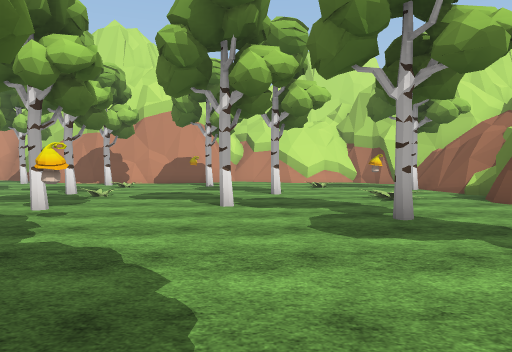
view 1 (above)

18 first-person views from a walk through a 3-D level made in the Unity game engine. The camera is 1.5 m above the floor, tilts 2° down and sees 70° across. The floor is counted in squares, 2 m on a side. Each view is taken from the middle of a square. On the plan, view 1 faces up. The plan holds only what a view shows up to about 11 squares ahead; the rest is blank. The place goes on beyond the plan. The player is left out. Some surface patterns are stand-ins.

view 2
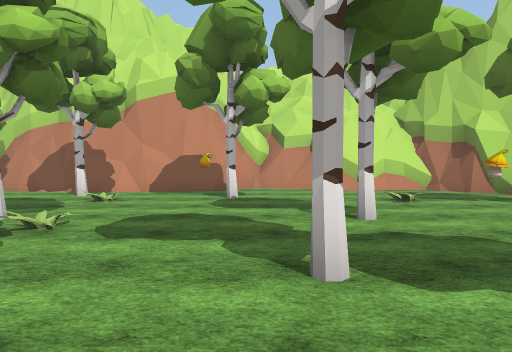

view 3
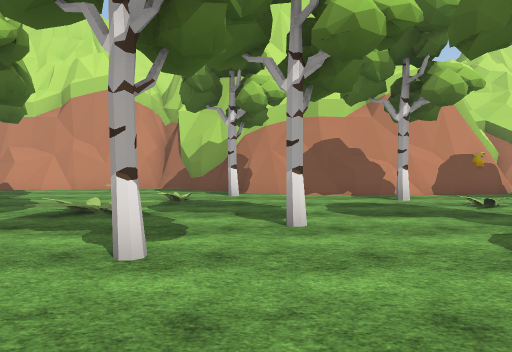

view 4
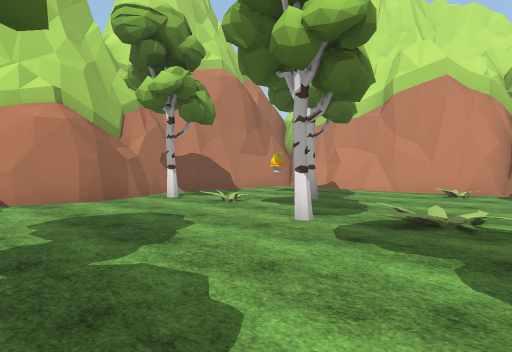

view 5
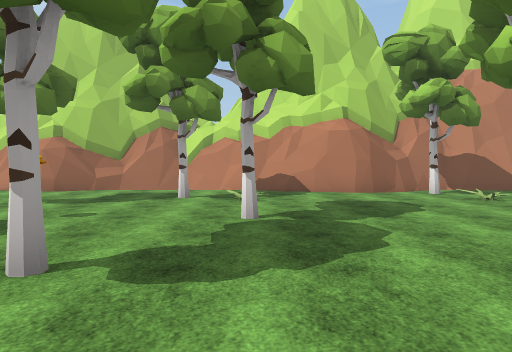

view 6
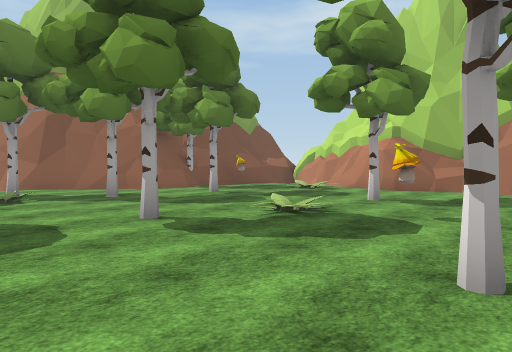

view 7
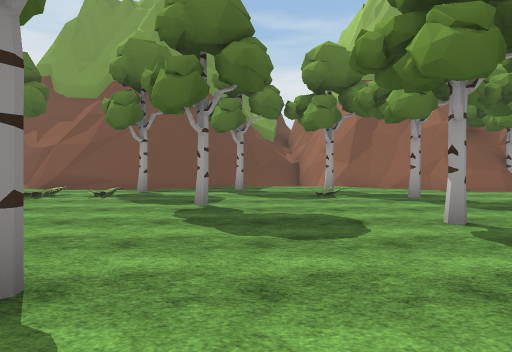

view 8
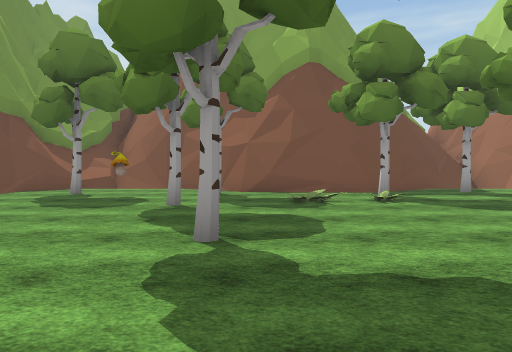

view 9
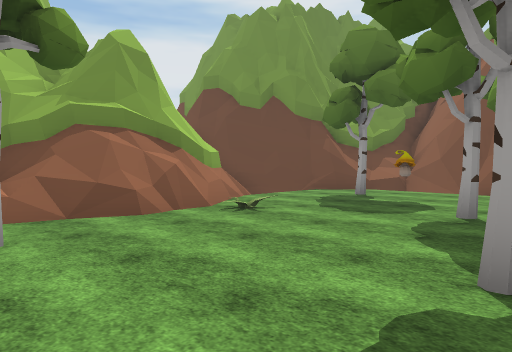

view 10
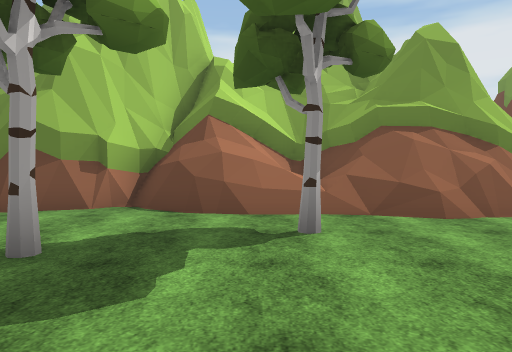

view 11
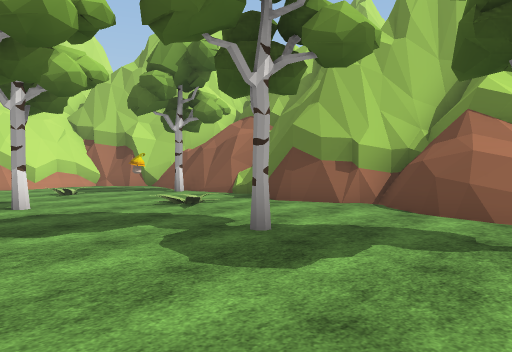

view 12
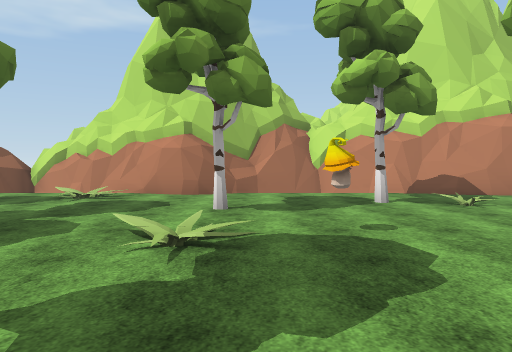

view 13
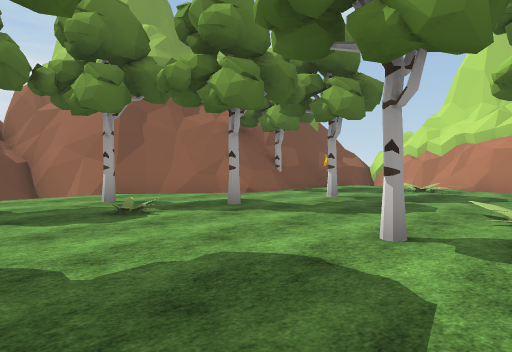

view 14
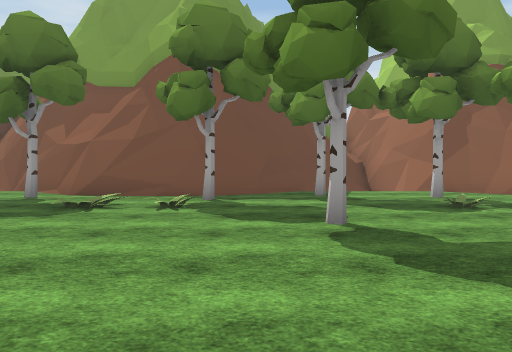

view 15
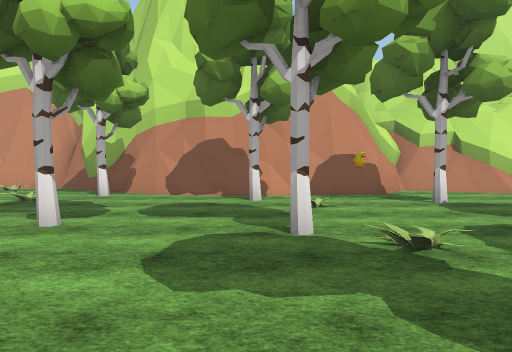

view 16
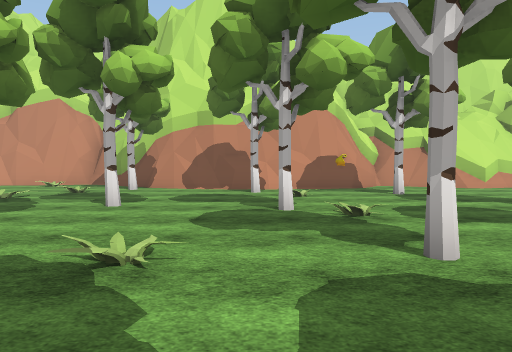

view 17
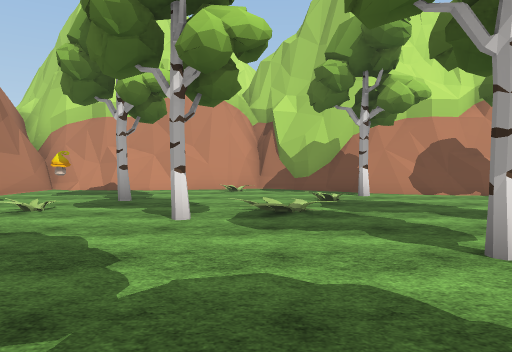

view 18
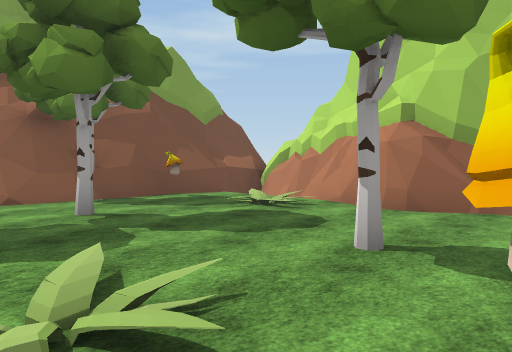

### Floor plan
Key: @ floor where view 1 was taken; # wall or solid block; . main floor; : floor 0.75 m higher than the main floor; - floor 1 m lower than the main floor; / step, stairs or slope; = window, fence, low wall or low ledge; ^ raised ledge; v drop or lower ground; T tree; M mushroom; O other object.
Columns run from 19 left of view 1 to 7 right of it. Each row starts with its distance up from view 1.
 16   #########       #^##
 15   #....O..###    ##/^###
 14   #........#######..///##
 13  ##.M.....T...=.........#
 12  #...T...O....T..T......#
 11  #..O...O......O.....O.M#
 10  ##T...T...............T##
  9   #........T..T....T....##
  8   #.......T....O......O..#
  7   #.....................##
  6  ##....T.....O.T..T.....##
  5  #..O...........M....T...##
  4  #..T....T..............==#
  3  #.....M.....T.  .......###
  2  #..............T.....T.:=#
  1  ##..T.O.............../#^#
  0  ##......T........T@...=###
 -1  #//..................O.=#
 -2  #.//........T..........##
 -3 ##....T.T.O......O.T.....=
 -4 #v.M...........O.....M...##
 -5 #####T##..T....T...T..T..##
 -6       ###...T.######....##
 -7         ##vvv##    ###-=#
 -8          #####      #####

Where each view was taken, in squares from view 1:
view 1: 0 up, 0 right, facing up
view 2: 4 up, 1 left, facing up
view 3: 5 up, 8 left, facing up
view 4: 6 up, 9 left, facing up-left
view 5: 6 up, 7 left, facing left
view 6: 5 up, 7 left, facing down-left
view 7: 5 up, 7 left, facing down
view 8: 4 up, 1 left, facing down
view 9: 3 up, 1 left, facing down-right
view 10: 3 up, 1 left, facing right
view 11: 2 up, 1 left, facing up-right
view 12: 2 up, 8 left, facing left
view 13: 2 up, 6 left, facing down-left
view 14: 3 up, 5 left, facing down
view 15: 5 up, 5 left, facing up
view 16: 3 up, 5 left, facing up
view 17: 5 up, 11 left, facing up
view 18: 3 up, 11 left, facing down-left
